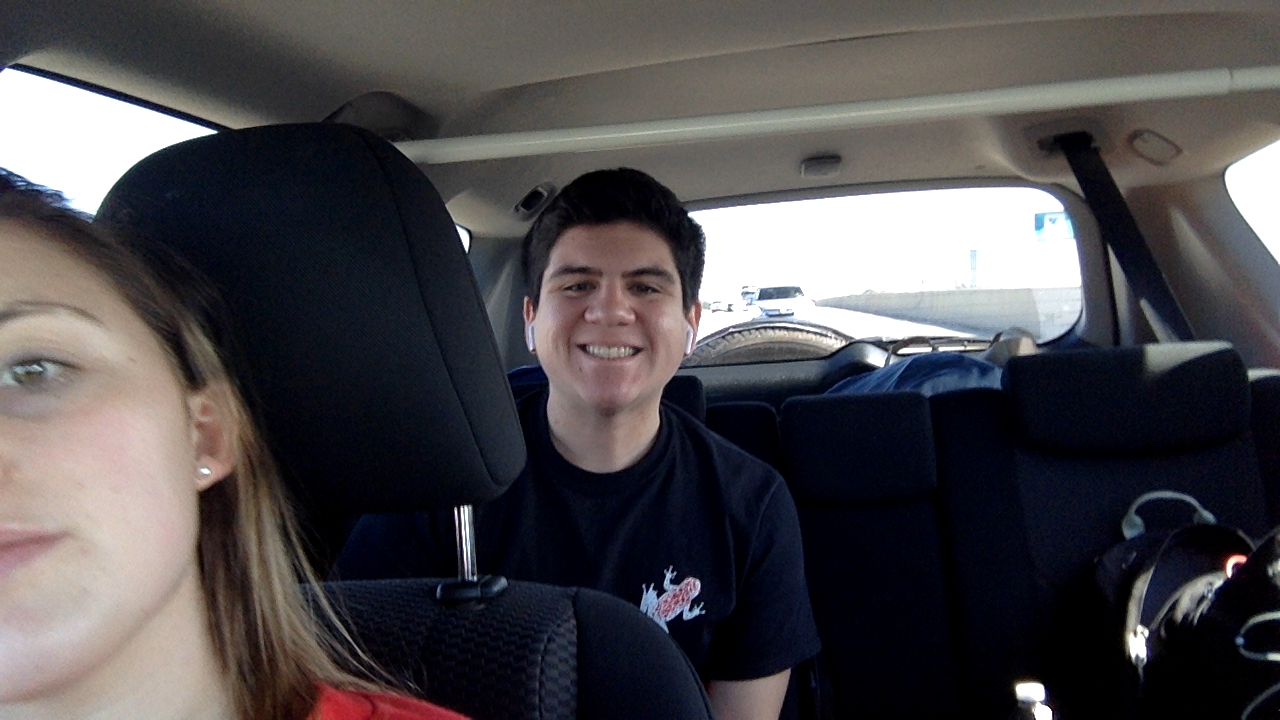
#> input picture G1.png, 1280 x 720 px
$ python Part3-Corners.py
#> lines starting #> are read from the running program, lines starting #| are printed output that depends on the picture; after the words box and inside, x2 and y2 are one past the last pixel; in counts of white or black regions, pixels touching at a corner belong together
import cv2
import numpy as np
import matplotlib.pyplot as plt
import matplotlib.patches as patches
from mpl_toolkits.mplot3d import Axes3D
from skimage.feature import peak_local_max

img = cv2.imread('G1.png')
#> img is the input picture: shape (720, 1280, 3); mean B, G, R 76.5, 73.6, 76.3
img2 = cv2.imread('G2.png')
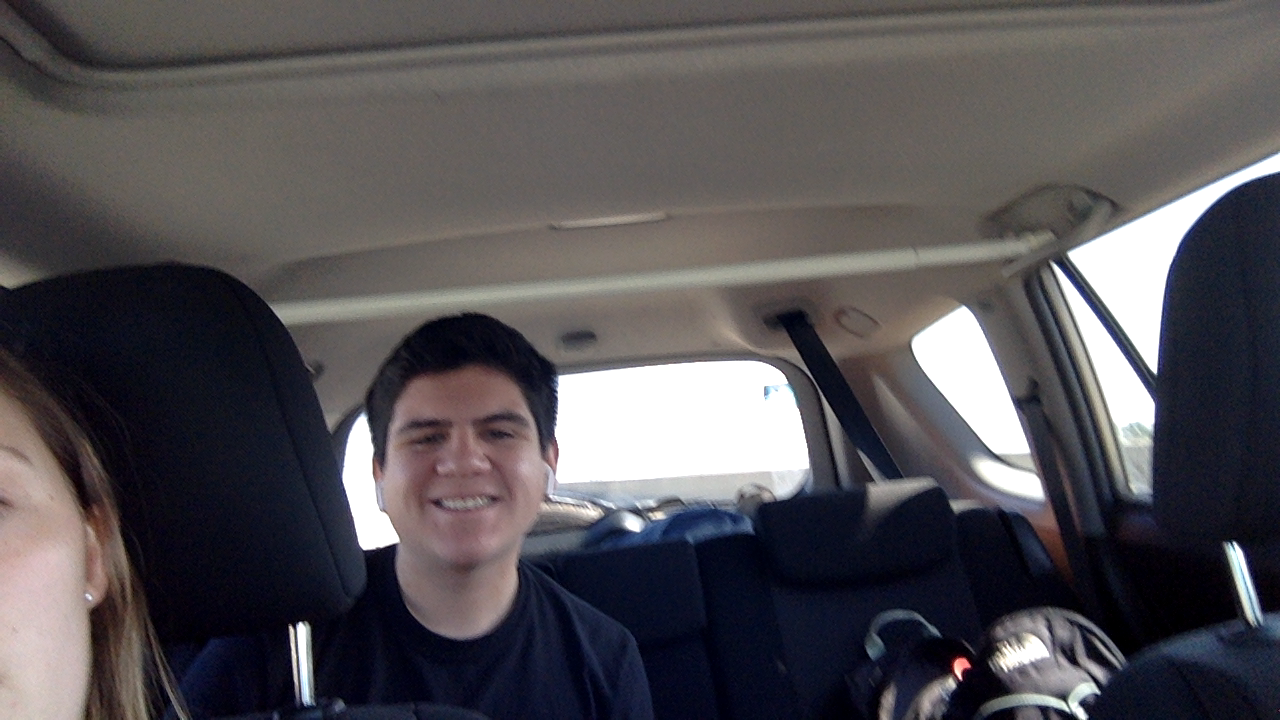
#> input picture G2.png, 1280 x 720 px
#> img2 is the input picture: shape (720, 1280, 3); mean B, G, R 84.8, 81, 84.1
img3 = cv2.imread('G1.png')

gray = cv2.cvtColor(img, cv2.COLOR_BGR2GRAY)
gray = np.float32(gray)
dst = cv2.cornerHarris(gray, 2, 3, 0.04)
dst = cv2.dilate(dst, None)
dst2=np.array(dst)
# threshold for optimal value
img[dst > 0.01 * dst.max()] = [0, 0, 255]
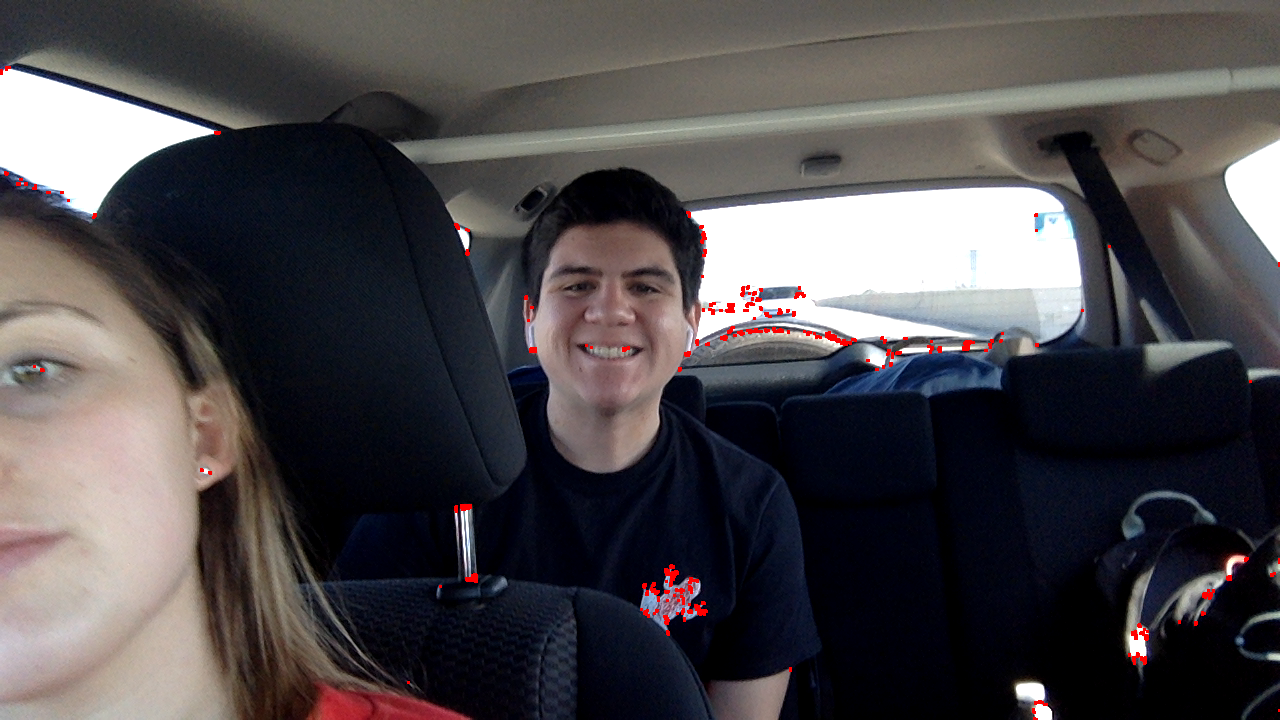
#> img: shape (720, 1280, 3); 0.44% of pixels changed, all inside (x1, y1, x2, y2) = (0, 66, 1280, 720)

gray2 = cv2.cvtColor(img2, cv2.COLOR_BGR2GRAY)
gray2 = np.float32(gray2)
dst2 = cv2.cornerHarris(gray2, 2, 3, 0.04)
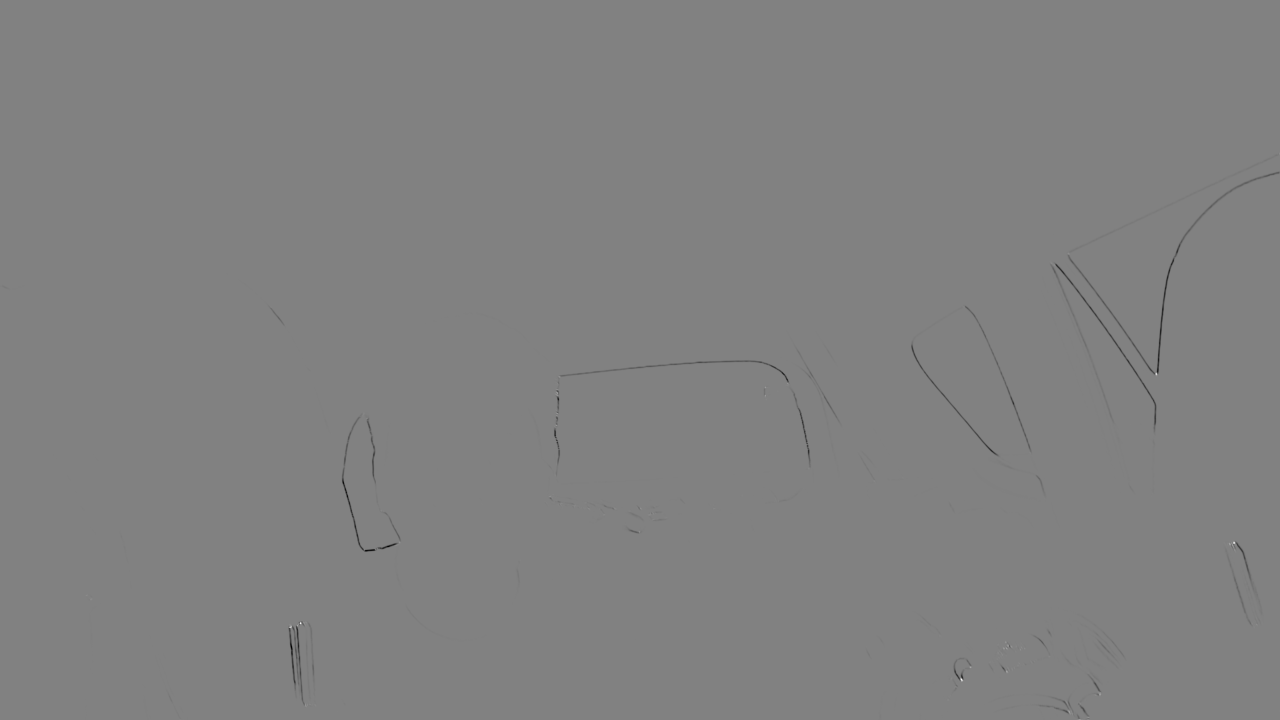
#> dst2: shape (720, 1280) float32; min -43714884, max 42479120, mean -64881.2; drawn with min black and max white
dst2 = cv2.dilate(dst2, None)
dst2=np.array(dst2)
# threshold for optimal value
img2[dst2 > 0.01 * dst2.max()] = [0, 0, 255]
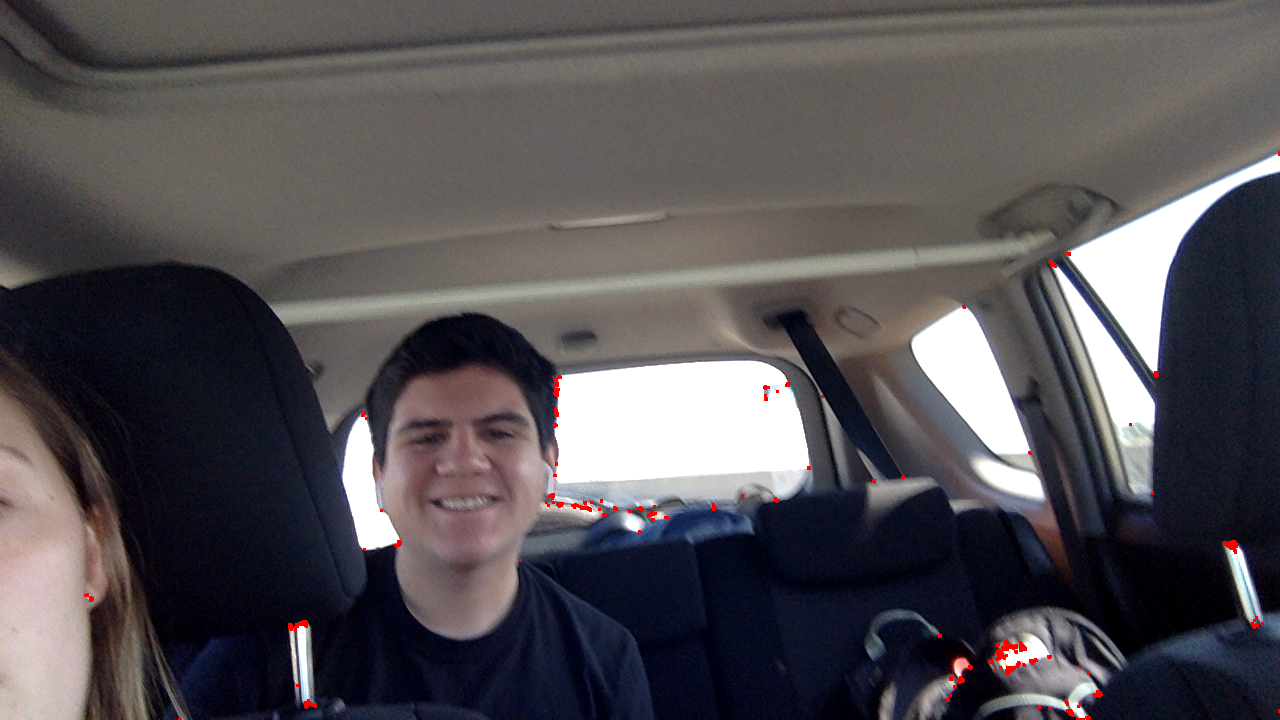
#> img2: shape (720, 1280, 3); 0.26% of pixels changed, all inside (x1, y1, x2, y2) = (84, 151, 1280, 720)

bf = cv2.BFMatcher(cv2.NORM_HAMMING, crossCheck=True)
#> (the run stopped early here; a loop or call above may not have finished)
